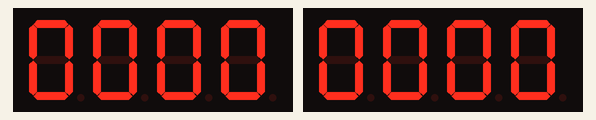
This sketch was run on a simulated Arduino Uno, built with avr-gcc and run on an emulated ATmega328P. On the bench: 2 × 4-digit seven-segment display.

Above: at 0.1 s.
At 5.1 s:
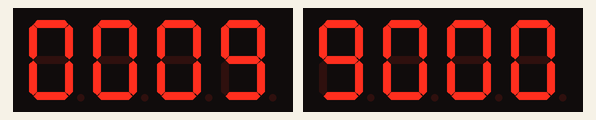
At 9.5 s:
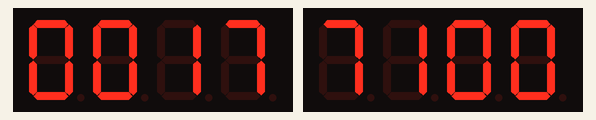
At 19.3 s:
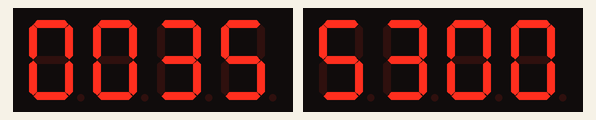
At 29.2 s:
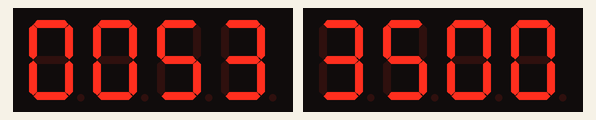
At 39.1 s:
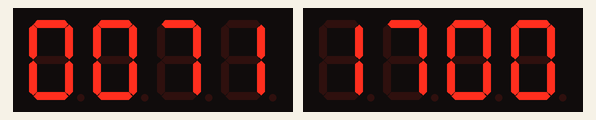

The sketch:

7-segment_display_test_code.ino
```cpp
// Author: Nasmin Uddin
// The Unforgettable Cube - 7-segment display testing code
/*---------------------------------------------------------------------*/
#include "TM1637.h" //library for the 4 digit 7-segment display
/*---------------------------------------------------------------------*/
#define CLK1 9      //pins definitions for TM1637 dis1
#define DIO1 10
#define CLK2 11     //pins definitions for TM1637 dis2
#define DIO2 12
//intialise two object of type TM1637
TM1637 dis1(CLK1,DIO1);
TM1637 dis2(CLK2,DIO2);
float level = 0; //counter variable
/*---------------------------------------------------------------------*/
void setup() {
    // put your setup code here, to run once:
    dis1.init(); //initialise display 1
    //BRIGHT_TYPICAL = 2,BRIGHT_DARKEST = 0,BRIGHTEST = 7;
    dis1.set(BRIGHT_TYPICAL);
    dis2.init(); //initialise display 2
    dis2.set(BRIGHT_TYPICAL);
}
/*---------------------------------------------------------------------*/
void loop() {
    // put your main code here, to run repeatedly:
    int8_t NumTab[] = {0,1,2,3,4,5,6,7,8,9}; // 0-9 config
    //digit one score (right to left)
    dis1.display(3,NumTab[int((level))%10]);
    // digit two score (right to left)
    dis1.display(2,NumTab[int(floor(level/10))%10]);
    // digit three score (right to left)
    dis1.display(1,NumTab[int(floor(level/100))%10]);
    //digit four score (right to left)
    dis1.display(0,NumTab[int(floor(level/1000))%10]);

    //digit one high score (right to left)
    dis2.display(0,NumTab[int((level))%10]);
    //digit two high score (right to left)
    dis2.display(1,NumTab[int(floor(level/10))%10]);
    //digit three high score (right to left)
    dis2.display(2,NumTab[int(floor(level/100))%10]);
    //digit four high score (right to left)
    dis2.display(3,NumTab[int(floor(level/1000))%10]);
    delay(500); // wait for a while
    level=level+1; //increment counter
}
```

Measured:
- what the display in image 1 shows lasts 0.6 s, from 5.0 s to 5.6 s
